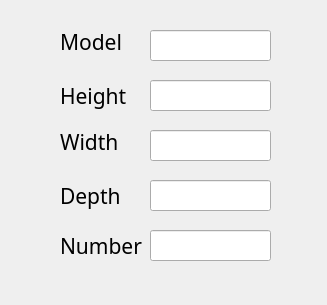
<?xml version="1.0" encoding="UTF-8"?>
<ui version="4.0">
 <class>Result</class>
 <widget class="QWidget" name="Result">
  <property name="geometry">
   <rect>
    <x>0</x>
    <y>0</y>
    <width>327</width>
    <height>305</height>
   </rect>
  </property>
  <property name="windowTitle">
   <string>Result</string>
  </property>
  <widget class="QLabel" name="label">
   <property name="geometry">
    <rect>
     <x>60</x>
     <y>32</y>
     <width>61</width>
     <height>20</height>
    </rect>
   </property>
   <property name="font">
    <font>
     <family>3ds</family>
     <pointsize>16</pointsize>
    </font>
   </property>
   <property name="text">
    <string>Model</string>
   </property>
  </widget>
  <widget class="QLabel" name="label_2">
   <property name="geometry">
    <rect>
     <x>60</x>
     <y>80</y>
     <width>71</width>
     <height>31</height>
    </rect>
   </property>
   <property name="font">
    <font>
     <family>3ds</family>
     <pointsize>16</pointsize>
    </font>
   </property>
   <property name="text">
    <string>Height</string>
   </property>
  </widget>
  <widget class="QLabel" name="label_3">
   <property name="geometry">
    <rect>
     <x>60</x>
     <y>132</y>
     <width>61</width>
     <height>20</height>
    </rect>
   </property>
   <property name="font">
    <font>
     <family>3ds</family>
     <pointsize>16</pointsize>
    </font>
   </property>
   <property name="text">
    <string>Width</string>
   </property>
  </widget>
  <widget class="QLabel" name="label_4">
   <property name="geometry">
    <rect>
     <x>60</x>
     <y>180</y>
     <width>71</width>
     <height>31</height>
    </rect>
   </property>
   <property name="font">
    <font>
     <family>3ds</family>
     <pointsize>16</pointsize>
    </font>
   </property>
   <property name="text">
    <string>Depth</string>
   </property>
  </widget>
  <widget class="QLabel" name="label_5">
   <property name="geometry">
    <rect>
     <x>60</x>
     <y>230</y>
     <width>91</width>
     <height>31</height>
    </rect>
   </property>
   <property name="font">
    <font>
     <family>3ds</family>
     <pointsize>16</pointsize>
    </font>
   </property>
   <property name="text">
    <string>Number</string>
   </property>
  </widget>
  <widget class="QLineEdit" name="lineEdit">
   <property name="geometry">
    <rect>
     <x>150</x>
     <y>30</y>
     <width>121</width>
     <height>31</height>
    </rect>
   </property>
  </widget>
  <widget class="QLineEdit" name="lineEdit_2">
   <property name="geometry">
    <rect>
     <x>150</x>
     <y>80</y>
     <width>121</width>
     <height>31</height>
    </rect>
   </property>
  </widget>
  <widget class="QLineEdit" name="lineEdit_3">
   <property name="geometry">
    <rect>
     <x>150</x>
     <y>130</y>
     <width>121</width>
     <height>31</height>
    </rect>
   </property>
  </widget>
  <widget class="QLineEdit" name="lineEdit_4">
   <property name="geometry">
    <rect>
     <x>150</x>
     <y>180</y>
     <width>121</width>
     <height>31</height>
    </rect>
   </property>
  </widget>
  <widget class="QLineEdit" name="lineEdit_5">
   <property name="geometry">
    <rect>
     <x>150</x>
     <y>230</y>
     <width>121</width>
     <height>31</height>
    </rect>
   </property>
  </widget>
 </widget>
 <resources/>
 <connections/>
</ui>
